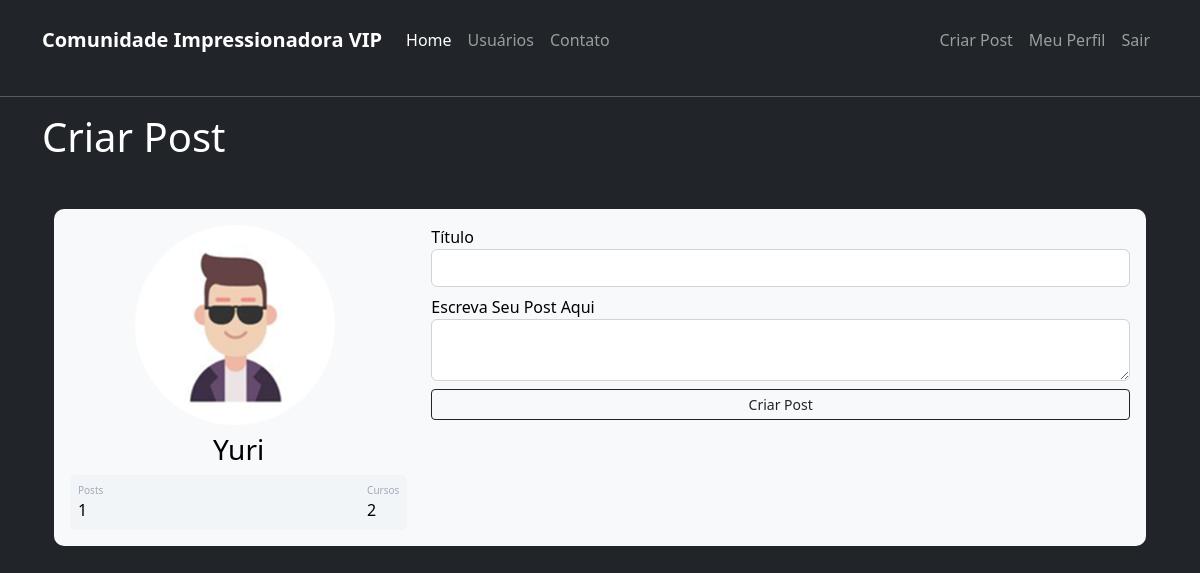
/post/criar (signed in), run on the app's committed database.
### comunidadeimpressionadora/models.py (models this page shows)
class Usuario(database.Model,UserMixin):
    id = database.Column(database.Integer,primary_key=True)
    username = database.Column(database.String, nullable=False)
    email = database.Column(database.String, nullable=False,unique=True)
    senha = database.Column(database.String, nullable=False)
    foto_perfil = database.Column(database.String,default="default.jpg")
    posts = database.relationship("Post",backref="autor",lazy=True)
    cursos = database.Column(database.String, nullable=False, default="Não informado")

### comunidadeimpressionadora/routes.py (the view)
@app.route("/post/criar",methods=['GET', 'POST'])
@login_required
def criar_post():
    form_criar_post=FormCriarPost()
    if form_criar_post.validate_on_submit():
        post=Post(titulo=form_criar_post.titulo.data,corpo=form_criar_post.corpo.data,autor=current_user)
        database.session.add(post)
        database.session.commit()
        flash("Post criado com sucesso!","alert-success")
        return redirect(url_for("home"))
    return render_template("criarpost.html",form_criar_post=form_criar_post)

### comunidadeimpressionadora/forms.py
class FormCriarPost(FlaskForm):
    titulo=StringField("Título",validators=[DataRequired(),Length(1,140)])
    corpo=TextAreaField("Escreva Seu Post Aqui",validators=[DataRequired()])
    botao_criar_post=SubmitField("Criar Post")

### comunidadeimpressionadora/models.py (called while the page is built)
@loginmanager.user_loader
def load_user(id):
    return Usuario.query.get(int(id))

### comunidadeimpressionadora/templates/criarpost.html (shortened to what this page needs)
{% extends 'base.html' %}
{% block body %}
    <div class="container mt-3">
        <h1>Criar Post</h1>
        <div class="container mt-5 d-flex justify-content-center ">
            <div class="card p-3 text-bg-light" style="width:1300px">
                <div class="row">
                    <div class="col-sm-4">
                        <div >
                            <div class="image pe-2">
                                <img src="{{url_for('static', filename='fotos_perfil/{}'.format(current_user.foto_perfil))}}" class=" rounded mx-auto d-block " width="200" >
                            </div>
                            <div class="mt-2" style="text-align:center">
                                <h3>{{current_user.username}}</h3>
                            </div>
                                <div class="p-2 mt-2 bg-primary d-flex justify-content-between rounded text-white stats">
                                    <div class="d-flex flex-column">
                                        <span class="articles">Posts</span>
                                        <span class="number1">{{current_user.posts|length}}</span>
                                    </div>
                                    <div class="d-flex flex-column">
                                        <span class="rating">Cursos</span>
                                        <span class="number3">
                                            {% if current_user.cursos != "Não informado"%}
                                                {{current_user.cursos.split(";")|length}}
                                            {% else %}
                                                {{0}}
                                            {% endif %}
                                        </span>
                                    </div>
                                </div>
                        </div>
                    </div>
                    <div class="col-sm-8">
                        <div class="ml-3 w-100">
                            <form method="POST" action="" class="text-bg-light" enctype="multipart/form-data">
                                <div class="form-group mb-2">
                                    {{form_criar_post.titulo.label(class="form-control-label")}}
                                    {% if form_criar_post.titulo.errors %}
                                        {{form_criar_post.titulo(class="form-control is-invalid")}}
                                        <div class="invalid-feedback">
                                            {%for error in form_criar_post.titulo.errors%}
                                            {{error}}
                                            {% endfor %}
                                        </div>
                                        {% else %}
                                            {{form_criar_post.titulo(class="form-control")}}
                                    {% endif %}
                                </div>
                                <div class="form-group mb-2">
                                    {{form_criar_post.corpo.label(class="form-control-label")}}
                                    {% if form_criar_post.corpo.errors %}
                                        {{form_criar_post.corpo(class="form-control is-invalid")}}
                                        <div class="invalid-feedback">
                                            {%for error in form_criar_post.corpo.errors%}
                                            {{error}}
                                            {% endfor %}
                                        </div>
                                        {% else %}
                                            {{form_criar_post.corpo(class="form-control")}}
                                    {% endif %}
                                </div>
                                <div class="button mt-2 d-flex flex-row align-items-right">
                                   {{form_criar_post.botao_criar_post(class="btn btn-sm btn-outline-dark w-100")}}
                               </div>
                            </form>
                        </div>
                    </div>
                </div>
            </div>
    </div>
    </div>
{% endblock%}

### comunidadeimpressionadora/static/main.css (style rules this page uses)
body { background-color:#B3E5FC; border-radius: 10px; }
.card { width: 400px; border: none; border-radius: 10px; background-color: #fff; }
.stats { background: #f2f5f8 !important; color: #000 !important; }
.articles { font-size:10px; color: #a1aab9; }
.number1 { font-weight:500; }
.rating { font-size:10px; color: #a1aab9; }
.number3 { font-weight:500; }

### data on the page
Usuario: foto_perfil (picture), username "Yuri"

### other printed values
{{ current_user.posts|length }} "1"
{{ current_user.cursos.split(";")|length }} "2"
